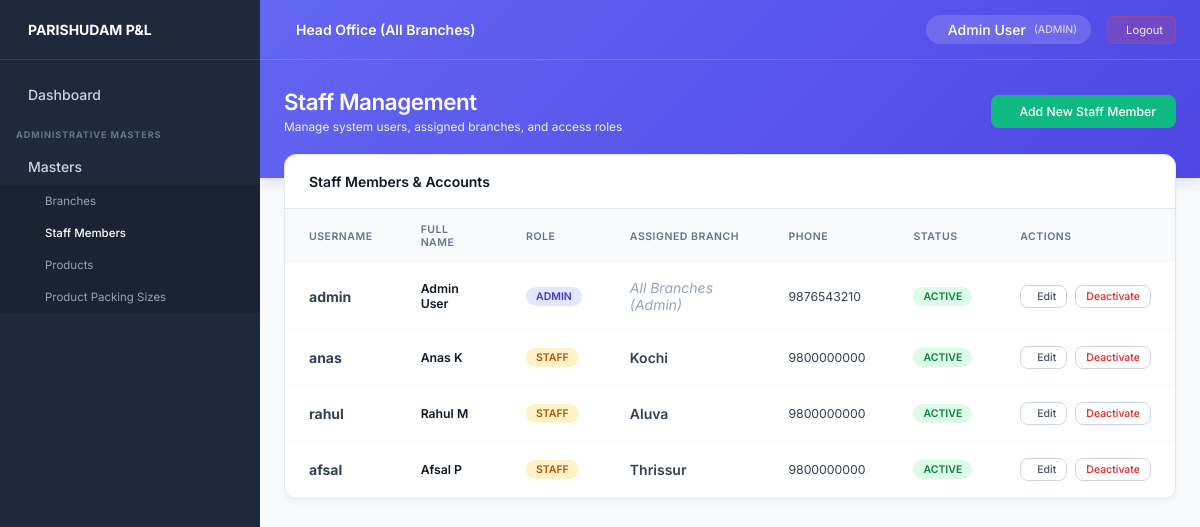
The page /staff/ (signed in) on the database its author committed.
### core/models.py (models this page shows, shortened)
class StaffProfile(models.Model):
    ROLE_CHOICES = (
        ('ADMIN', 'Admin'),
        ('STAFF', 'Staff'),
    )
    STATUS_CHOICES = (
        ('active', 'Active'),
        ('inactive', 'Inactive'),
    )
    user = models.OneToOneField(User, on_delete=models.CASCADE, related_name='profile')
    role = models.CharField(max_length=20, choices=ROLE_CHOICES, default='STAFF')
    branch = models.ForeignKey(Branch, on_delete=models.SET_NULL, null=True, blank=True, related_name='staff_members')
    phone = models.CharField(max_length=20, blank=True)
    status = models.CharField(max_length=10, choices=STATUS_CHOICES, default='active')
    created_at = models.DateTimeField(auto_now_add=True)
    updated_at = models.DateTimeField(auto_now=True)
    @property
    def is_admin(self):
        return self.role == 'ADMIN' or self.user.is_superuser

class Branch(models.Model):
    STATUS_CHOICES = (
        ('active', 'Active'),
        ('inactive', 'Inactive'),
    )
    branch_code = models.CharField(max_length=20, blank=True, null=True)
    name = models.CharField(max_length=100)
    address = models.TextField(blank=True)
    phone = models.CharField(max_length=20, blank=True)
    status = models.CharField(max_length=10, choices=STATUS_CHOICES, default='active')
    created_at = models.DateTimeField(auto_now_add=True)
    updated_at = models.DateTimeField(auto_now=True)
    class Meta:
        verbose_name_plural = "Branches"
        ordering = ['name']

### core/views.py (the view)
# urls.py: path('staff/', staff_list_view, name='staff_list'),
@login_required
def staff_list_view(request):
    if not request.user.profile.is_admin:
        messages.error(request, "Permission denied.")
        return redirect('dashboard')
    staff_members = StaffProfile.objects.select_related('user', 'branch').all()
    return render(request, 'staff/staff_list.html', {'staff_members': staff_members})

### templates/staff/staff_list.html (shortened to what this page needs)
{% extends 'base.html' %}
{% block page_title %}Staff Management{% endblock %}
{% block page_subtitle %}Manage system users, assigned branches, and access roles{% endblock %}
{% block header_actions %}
<a href="{% url 'staff_create' %}" class="btn-success">
     Add New Staff Member
</a>
{% endblock %}
{% block content %}
<div class="list-container">
    <div class="list-header">
        <h3 style="font-size: 1rem; font-weight: 600; color: #0f172a;">Staff Members & Accounts</h3>
    </div>
    <table class="premium-table">
        <thead>
            <tr>
                <th>Username</th>
                <th>Full Name</th>
                <th>Role</th>
                <th>Assigned Branch</th>
                <th>Phone</th>
                <th>Status</th>
                <th>Actions</th>
            </tr>
        </thead>
        <tbody>
            {% for sp in staff_members %}
            <tr>
                <td><strong>{{ sp.user.username }}</strong></td>
                <td style="font-weight: 600; color: #0f172a;">{{ sp.user.get_full_name|default:sp.user.username }}</td>
                <td>
                    <span class="badge-status {% if sp.role == 'ADMIN' %}badge-admin{% else %}badge-staff{% endif %}">
                        {{ sp.role }}
                    </span>
                </td>
                <td>
                    {% if sp.branch %}
                        <span style="font-weight: 600;">{{ sp.branch.name }}</span>
                    {% else %}
                        <em style="color: #94a3b8;">All Branches (Admin)</em>
                    {% endif %}
                </td>
                <td>{{ sp.phone|default:"--" }}</td>
                <td>
                    <span class="badge-status {% if sp.status == 'active' %}badge-active{% else %}badge-inactive{% endif %}">
                        {{ sp.status }}
                    </span>
                </td>
                <td>
                    <div style="display: flex; gap: 8px;">
                        <a href="{% url 'staff_edit' sp.id %}" class="btn-secondary" style="padding: 4px 10px; font-size: 0.75rem;">
                             Edit
                        </a>
                        <a href="{% url 'staff_toggle' sp.id %}" class="btn-secondary" style="padding: 4px 10px; font-size: 0.75rem; color: {% if sp.status == 'active' %}#dc2626{% else %}#16a34a{% endif %};">
                            {% if sp.status == 'active' %}Deactivate{% else %}Activate{% endif %}
                        </a>
                    </div>
                </td>
            </tr>
            {% empty %}
            <tr>
                <td colspan="7" style="text-align: center; color: #64748b; padding: 24px;">No staff members found.</td>
            </tr>
            {% endfor %}
        </tbody>
    </table>
</div>
{% endblock %}

### templates/base.html (shortened to what this page needs)
<!DOCTYPE html>
<html lang="en">
<head>
</head>
<body>
    <aside class="sidebar">
        <div class="sidebar-header">
            <span>PARISHUDAM P&L</span>
        </div>
        <div class="sidebar-content">
            <a href="{% url 'dashboard' %}" class="nav-item {% if request.resolver_match.url_name == 'dashboard' %}active{% endif %}">
                <div class="nav-item-left">
                    Dashboard
                </div>
            </a>
            {% if request.user.profile.is_admin %}
            <div class="nav-section-title">ADMINISTRATIVE MASTERS</div>
            <div class="nav-item dropdown-toggle">
                <div class="nav-item-left">
                    Masters
                </div>
            </div>
            <div class="nav-submenu">
                <a href="{% url 'branch_list' %}">Branches</a>
                <a href="{% url 'staff_list' %}">Staff Members</a>
                <a href="{% url 'product_list' %}">Products</a>
                <a href="{% url 'product_packing_size_list' %}">Product Packing Sizes</a>
            </div>
            {% endif %}
        </div>
    </aside>
    <div class="main-wrapper">
        <div class="top-banner">
            <div class="top-navbar">
                <div class="navbar-left">
                    <span>{% if request.user.profile.branch %}{{ request.user.profile.branch.name }} Branch{% else %}Head Office (All Branches){% endif %}</span>
                </div>
                <div class="navbar-right">
                    <div class="user-chip">
                        <span>{{ request.user.get_full_name|default:request.user.username }}</span>
                        <span style="opacity: 0.7; font-size: 0.75rem;">({{ request.user.profile.role }})</span>
                    </div>
                    <a href="{% url 'logout' %}" class="logout-btn">
                         Logout
                    </a>
                </div>
            </div>
            <div class="banner-header">
                <div>
                    <h1 class="banner-title">{% block page_title %}Dashboard{% endblock %}</h1>
                    <p class="banner-subtitle">{% block page_subtitle %}Parishudam Coconut Oil Profit & Loss Management{% endblock %}</p>
                </div>
                <div>
                    {% block header_actions %}{% endblock %}
                </div>
            </div>
        </div>
        <main class="content-area">
            {% block content %}{% endblock %}
        </main>
    </div>
</body>
</html>

### rows shown on the page
StaffProfile: user.username "admin", user.get_full_name "Admin User", role "ADMIN", shows "All Branches (Admin)", phone "9876543210", status "ACTIVE", shows "Deactivate"
StaffProfile: user.username "anas", user.get_full_name "Anas K", role "STAFF", branch.name "Kochi", phone "9800000000", status "ACTIVE", shows "Deactivate"
StaffProfile: user.username "rahul", user.get_full_name "Rahul M", role "STAFF", branch.name "Aluva", phone "9800000000", status "ACTIVE", shows "Deactivate"
StaffProfile: user.username "afsal", user.get_full_name "Afsal P", role "STAFF", branch.name "Thrissur", phone "9800000000", status "ACTIVE", shows "Deactivate"

### other values the page prints
{{ request.user.get_full_name|default:request.user.username }} "Admin User"
{{ request.user.profile.role }} "ADMIN"
